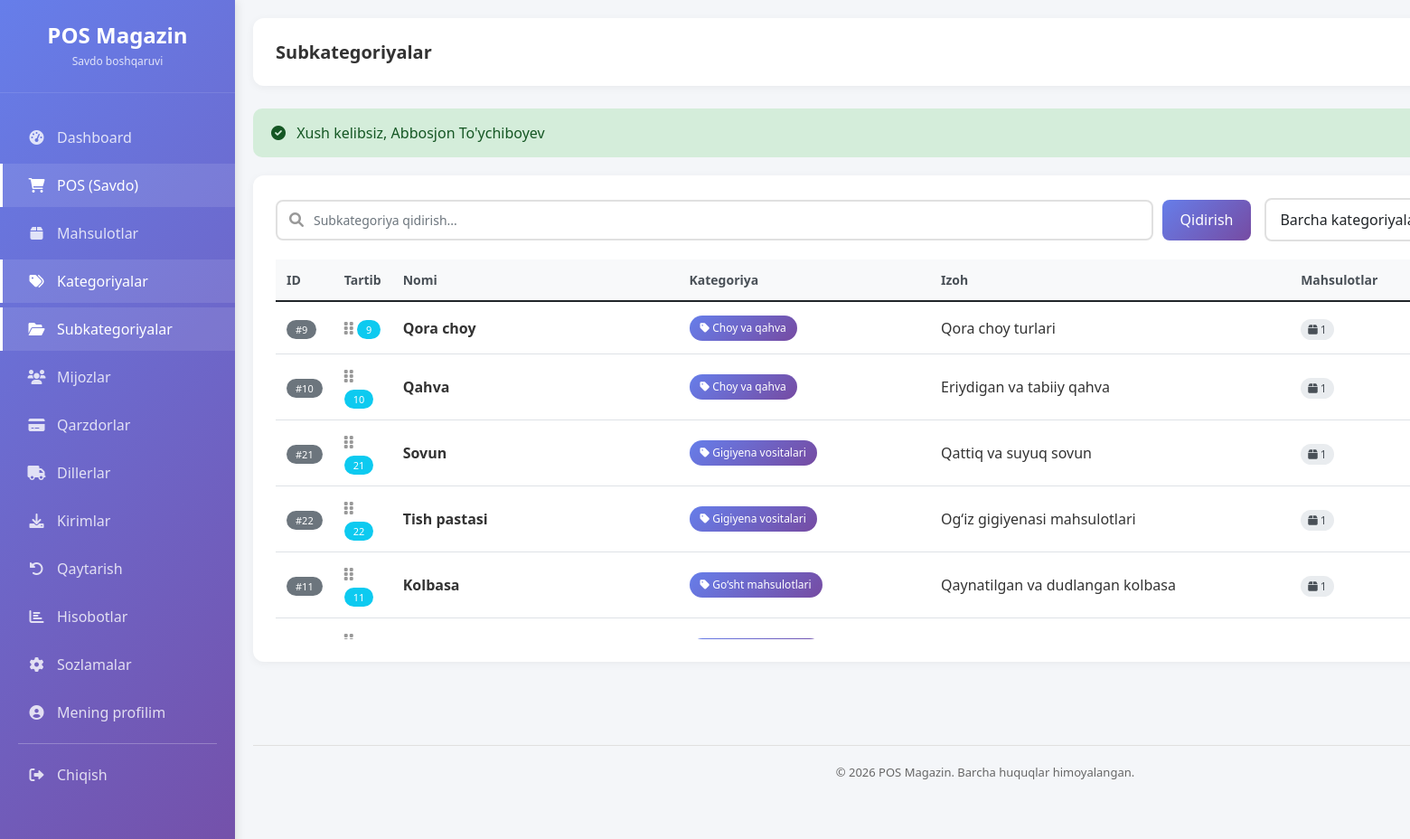
Screenshot of /subcategories (signed in) with the database file from the repository.
### tables this page shows
CREATE TABLE `subkategoriyalar` (
  `id` int(20) UNSIGNED NOT NULL,
  `kategoriya_id` bigint(20) UNSIGNED NOT NULL,
  `nomi` varchar(120) NOT NULL,
  `izoh` varchar(255) DEFAULT NULL,
  `faol` tinyint(1) NOT NULL DEFAULT 1,
  `tartib` int(11) NOT NULL DEFAULT 0,
  `yaratilgan_vaqt` timestamp NULL DEFAULT current_timestamp(),
  `yangilangan_vaqt` timestamp NULL DEFAULT current_timestamp() ON UPDATE current_timestamp(),
  `ochirilgan_vaqt` timestamp NULL DEFAULT NULL
);

CREATE TABLE `kategoriyalar` (
  `id` bigint(20) UNSIGNED NOT NULL,
  `nomi` varchar(120) NOT NULL,
  `izoh` varchar(255) DEFAULT NULL,
  `faol` tinyint(1) NOT NULL DEFAULT 1,
  `tartib` int(11) NOT NULL DEFAULT 0,
  `yaratilgan_vaqt` timestamp NULL DEFAULT current_timestamp(),
  `yangilangan_vaqt` timestamp NULL DEFAULT current_timestamp() ON UPDATE current_timestamp(),
  `ochirilgan_vaqt` timestamp NULL DEFAULT NULL
);

### app/Controllers/Controller.php (called while the page is built, shortened)
<?php
abstract class Controller {
    protected function view($view, $data = [], $layout = 'main') {
        $viewPath = APP_PATH . '/Views/pages/' . $view . '.php';
        extract($data);
        require $viewPath;
    }
}

### app/Controllers/SubcategoryController.php (called while the page is built, shortened)
<?php
class SubcategoryController extends Controller {
    private $subcategoryModel;
    private $categoryModel;
    public function __construct() {
        $this->subcategoryModel = new Subcategory();
        $this->categoryModel = new Category();
    }
    public function index() {
        $search = $_GET['search'] ?? '';
        $categoryId = $_GET['category'] ?? '';
        if ($search) {
            $stmt = $this->db->prepare("
                SELECT s.*, k.nomi as kategoriya_nomi
                FROM subkategoriyalar s
                LEFT JOIN kategoriyalar k ON s.kategoriya_id = k.id
                WHERE s.ochirilgan_vaqt IS NULL
                AND s.nomi LIKE ?
                ORDER BY k.nomi, s.nomi
            ");
            $stmt->execute(["%{$search}%"]);
            $subcategories = $stmt->fetchAll();
            $pagination = ['page' => 1, 'lastPage' => 1, 'total' => count($subcategories)];
        } elseif ($categoryId) {
            $subcategories = $this->subcategoryModel->getByCategory($categoryId, false);
            $pagination = ['page' => 1, 'lastPage' => 1, 'total' => count($subcategories)];
        } else {
            $subcategories = $this->subcategoryModel->getAllWithCategory();
            $pagination = ['page' => 1, 'lastPage' => 1, 'total' => count($subcategories)];
        }
        $categories = $this->categoryModel->active();
        $this->view('subcategories/index', [
            'subcategories' => $subcategories,
            'categories' => $categories,
            'selectedCategory' => $categoryId,
            'search' => $search,
            'pagination' => $pagination
        ]);
    }
}

### config/database.php (called while the page is built)
<?php
class Database {
    private static $connection = null;
    public static function getInstance() {
        if (self::$connection === null) {
            try {
                $host = getenv('DB_HOST') ?: 'localhost';
                $dbname = getenv('DB_NAME') ?: 'pos_magazin_uz';
                $user = getenv('DB_USER') ?: 'root';
                $pass = getenv('DB_PASS') ?: '';
                $dsn = "mysql:host=$host;dbname=$dbname;charset=utf8";
                self::$connection = new PDO($dsn, $user, $pass);
                self::$connection->setAttribute(PDO::ATTR_ERRMODE, PDO::ERRMODE_EXCEPTION);
            } catch (PDOException $e) {
                die("Database xatosi: " . $e->getMessage());
            }
        }
        return self::$connection;
    }
}

### app/Models/Model.php (called while the page is built, shortened)
<?php
abstract class Model {
    public function __construct() {
        $this->db = \Database::getInstance();
    }
}

### app/Models/Subcategory.php (called while the page is built, shortened)
<?php
class Subcategory extends Model {
    protected $table = 'subkategoriyalar';
    public function getAllWithCategory() {
        $stmt = $this->db->prepare("
            SELECT
                s.*,
                k.nomi as kategoriya_nomi,
                (SELECT COUNT(*) FROM mahsulotlar WHERE subkategoriya_id = s.id AND ochirilgan_vaqt IS NULL) as products_count
            FROM {$this->table} s
            LEFT JOIN kategoriyalar k ON s.kategoriya_id = k.id
            WHERE s.ochirilgan_vaqt IS NULL
            ORDER BY k.nomi ASC, s.tartib ASC, s.nomi ASC
        ");
        $stmt->execute();
        return $stmt->fetchAll();
    }
}

### app/Views/pages/subcategories/index.php (the view, shortened to what this page needs)
<div class="content-card">
    <div class="filter-section">
        <form method="GET" class="search-box">
            <input type="text"
                   name="search"
                   class="form-control"
                   placeholder="Subkategoriya qidirish..."
                   value="<?= htmlspecialchars($search ?? '') ?>">
            <button type="submit" class="btn btn-primary">
                <i class="fas fa-search"></i> Qidirish
            </button>
        </form>
        <div class="filter-box">
            <select class="form-select" onchange="window.location.href=this.value">
                <option value="/new-pos/subcategories">Barcha kategoriyalar</option>
            </select>
        </div>
    </div>
    <div class="table-responsive">
        <table class="table table-hover">
            <thead>
                <tr>
                    <th width="50">ID</th>
                    <th width="50">Tartib</th>
                    <th>Nomi</th>
                    <th>Kategoriya</th>
                    <th>Izoh</th>
                    <th>Mahsulotlar</th>
                </tr>
            </thead>
            <tbody id="sortableSubcategories">
                <?php if (empty($subcategories)): ?>
                    <tr>
                        <td colspan="8" class="text-center py-4">
                            <i class="fas fa-folder-open fa-3x text-muted mb-3"></i>
                            <p class="text-muted">Hech qanday subkategoriya topilmadi</p>
                            <?php if (in_array($_SESSION['user']['rol_nomi'] ?? '', ['Admin', 'Omborchi'])): ?>
                                <a href="/new-pos/subcategories/create" class="btn btn-primary">
                                    <i class="fas fa-plus"></i> Yangi subkategoriya qo'shish
                                </a>
                            <?php endif; ?>
                        </td>
                    </tr>
                <?php else: ?>
                    <?php foreach ($subcategories as $sub): ?>
                        <tr data-id="<?= $sub['id'] ?>" data-tartib="<?= $sub['tartib'] ?? 0 ?>">
                            <td><span class="badge bg-secondary">#<?= $sub['id'] ?></span></td>
                            <td>
                                <?php if (in_array($_SESSION['user']['rol_nomi'] ?? '', ['Admin', 'Omborchi'])): ?>
                                    <span class="drag-handle">
                                        <i class="fas fa-grip-vertical"></i>
                                    </span>
                                <?php endif; ?>
                                <span class="badge bg-info"><?= $sub['tartib'] ?? 0 ?></span>
                            </td>
                            <td>
                                <strong><?= htmlspecialchars($sub['nomi']) ?></strong>
                            </td>
                            <td>
                                <span class="category-badge">
                                    <i class="fas fa-tag"></i> <?= htmlspecialchars($sub['kategoriya_nomi'] ?? '-') ?>
                                </span>
                            </td>
                            <td>
                                <?= htmlspecialchars($sub['izoh'] ?? '-') ?>
                            </td>
                            <td>
                                <span class="stats-badge">
                                    <i class="fas fa-box"></i> <?= $sub['products_count'] ?? 0 ?>
                                </span>
                            </td>
                        </tr>
                    <?php endforeach; ?>
                <?php endif; ?>
            </tbody>
        </table>
    </div>
</div>

### public/index.php (shortened to what this page needs)
<?php
require_once __DIR__ . '/../config/database.php';
spl_autoload_register(function ($class) {
    $prefix = 'App\\';
    $base_dir = APP_PATH . '/';
    $len = strlen($prefix);
    $relative_class = substr($class, $len);
    $file = $base_dir . str_replace('\\', '/', $relative_class) . '.php';
});
$requestUri = $_SERVER['REQUEST_URI'];
$basePath = '/new-pos';
if (strpos($requestUri, $basePath) === 0) {
    $requestUri = substr($requestUri, strlen($basePath));
}
$requestUri = strtok($requestUri, '?');
$requestUri = str_replace('/public', '', $requestUri);
$requestUri = trim($requestUri, '/');
$routesFile = ROUTES_PATH . '/web.php';
$routes = require $routesFile;
$httpMethod = $_SERVER['REQUEST_METHOD'];
$isAjax = (!empty($_SERVER['HTTP_X_REQUESTED_WITH']) &&
    strtolower($_SERVER['HTTP_X_REQUESTED_WITH']) === 'xmlhttprequest');
$dispatchMethods = $isAjax ? ['AJAX', $httpMethod] : [$httpMethod];
route_dispatch($routes, $dispatchMethods, $requestUri);
function route_dispatch($routes, array $methods, $uri) {
    foreach ($methods as $method) {
        foreach ($routes[$method] as $pattern => $handler) {
        $pattern = trim($pattern, '/');
        $regexPattern = preg_replace('/\{[a-zA-Z0-9_]+\}/', '([^/]+)', $pattern);
        $regexPattern = '/^' . str_replace('/', '\/', $regexPattern) . '$/';
        if (preg_match($regexPattern, $uri, $matches)) {
            array_shift($matches);
            list($controller, $action) = $handler;
            $controllerInstance = new $controllerClass();
            call_user_func_array([$controllerInstance, $action], $matches);
            return;
        }
        }
    }
}

### public/assets/css/style.css (style rules this page uses)
* { margin: 0; padding: 0; box-sizing: border-box; }
body { font-family: 'Segoe UI', Tahoma, Geneva, Verdana, sans-serif; background: #f4f6f9; }
.btn-primary { background: linear-gradient(135deg, #667eea 0%, #764ba2 100%); border: none; padding: 8px 20px; border-radius: 8px; color: white; font-weight: 500; transition: all 0.3s; }
.form-control, .form-select { border: 2px solid #e0e0e0; border-radius: 8px; padding: 10px 15px; transition: all 0.3s; }
.table th { background: #f8f9fa; color: #495057; font-weight: 600; font-size: 14px; padding: 12px; }
.table td { padding: 12px; vertical-align: middle; color: #333; }
.badge { padding: 5px 10px; border-radius: 20px; font-size: 11px; font-weight: 500; }
.filter-section { display: flex; gap: 15px; margin-bottom: 20px; align-items: center; }
.search-box { flex: 1; position: relative; }
.search-box input { width: 100%; padding: 10px 15px 10px 40px; border: 2px solid #e0e0e0; border-radius: 8px; font-size: 14px; }
.search-box i { position: absolute; left: 15px; top: 50%; transform: translateY(-50%); color: #999; }
.table-responsive { max-height: 420px; overflow: auto; }

### app/Views/pages/subcategories/index.php (style rules this page uses)
.content-card { background: white; border-radius: 12px; padding: 25px; box-shadow: 0 2px 10px rgba(0,0,0,0.05); }
.filter-section { display: flex; justify-content: space-between; align-items: center; margin-bottom: 20px; gap: 15px; flex-wrap: wrap; }
.search-box { flex: 1; display: flex; gap: 10px; min-width: 300px; }
.filter-box { width: 250px; }
.table th { background: #f8f9fa; color: #495057; font-weight: 600; font-size: 14px; padding: 12px; }
.table td { padding: 12px; vertical-align: middle; color: #333; }
.category-badge { display: inline-block; padding: 5px 12px; background: linear-gradient(135deg, #667eea 0%, #764ba2 100%); color: white; border-radius: 20px; font-size: 12px; font-weight: 500; }
.stats-badge { background: #e9ecef; padding: 3px 8px; border-radius: 12px; font-size: 12px; color: #495057; }
.drag-handle { cursor: move; color: #999; }

### app/Views/layouts/main.php (style rules this page uses)
* { margin: 0; padding: 0; box-sizing: border-box; }
body { font-family: 'Segoe UI', Tahoma, Geneva, Verdana, sans-serif; background: #f4f6f9; }

### rows the page displays
subkategoriyalar: id "9", tartib "9", nomi "Qora choy", kategoriyalar.nomi "Choy va qahva", izoh "Qora choy turlari", products_count "1"
subkategoriyalar: id "10", tartib "10", nomi "Qahva", kategoriyalar.nomi "Choy va qahva", izoh "Eriydigan va tabiiy qahva", products_count "1"
subkategoriyalar: id "21", tartib "21", nomi "Sovun", kategoriyalar.nomi "Gigiyena vositalari", izoh "Qattiq va suyuq sovun", products_count "1"
subkategoriyalar: id "22", tartib "22", nomi "Tish pastasi", kategoriyalar.nomi "Gigiyena vositalari", izoh "Og‘iz gigiyenasi mahsulotlari", products_count "1"
subkategoriyalar: id "11", tartib "11", nomi "Kolbasa", kategoriyalar.nomi "Go‘sht mahsulotlari", izoh "Qaynatilgan va dudlangan kolbasa", products_count "1"
